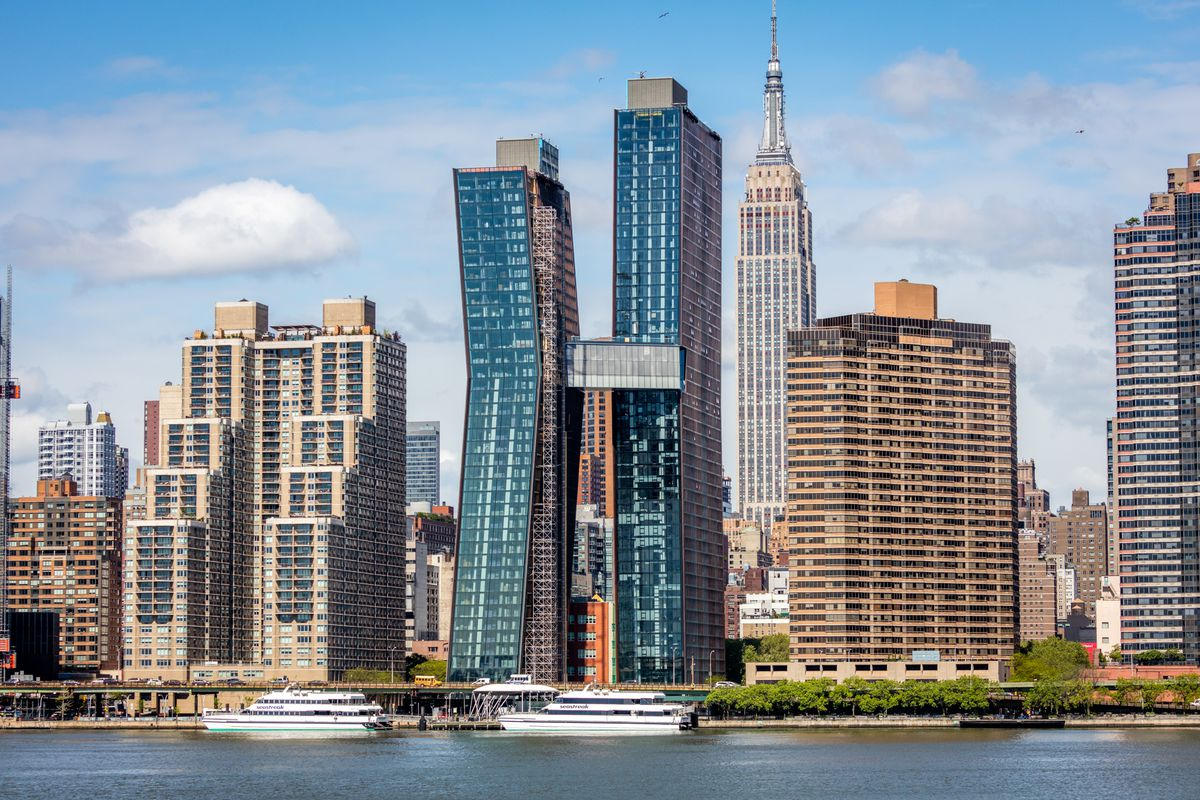
#> input picture Morfoloske_operacije/buildings.jpg, 1200 x 800 px
$ python otsu.py
#> lines starting #> are read from the running program, lines starting #| are printed output that depends on the picture; after the words box and inside, x2 and y2 are one past the last pixel; in counts of white or black regions, pixels touching at a corner belong together
import cv2
import numpy as np
import matplotlib.pyplot as plt

image = cv2.imread('buildings.jpg', cv2.IMREAD_GRAYSCALE)
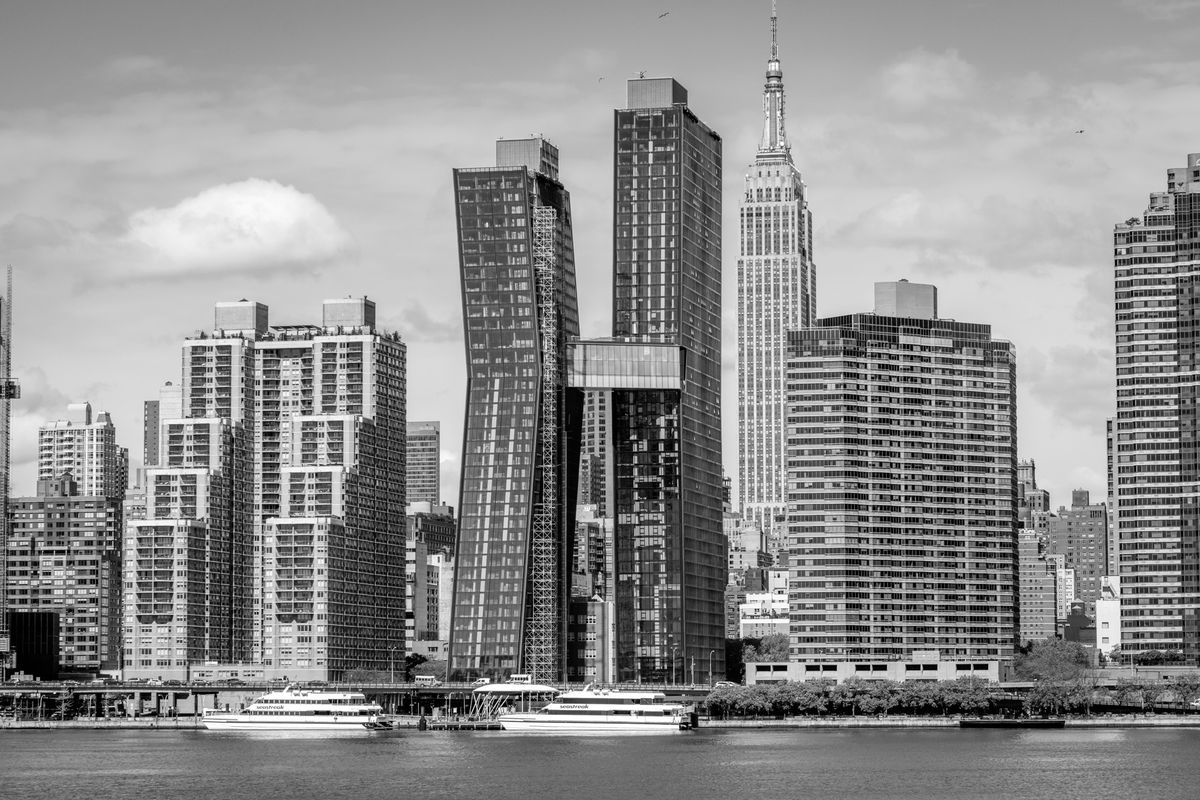
#> image: shape (800, 1200); min 0, max 255, mean 141.9

t, thresholded_image = cv2.threshold(image, 0, 255, cv2.THRESH_BINARY + cv2.THRESH_OTSU)
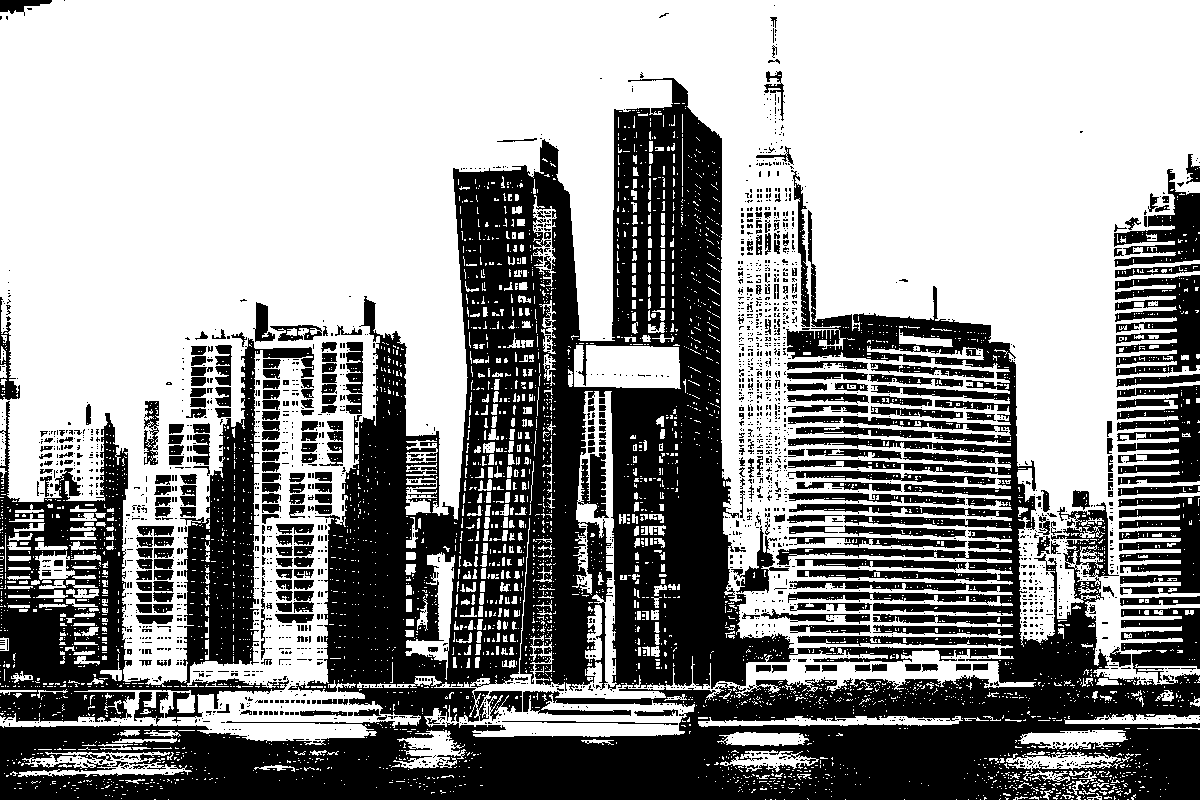
#> thresholded_image: shape (800, 1200); 59% white; 2360 black regions (2042 under 20 px), largest, box (x1, y1, x2, y2) and area: (0, 78, 1200, 800) 276830, (0, 338, 314, 723) 38783, (1115, 275, 1200, 376) 5501
#> t = 132


plt.hist(image.ravel(), bins=256, range=(0, 256))
plt.title("Histogram")
plt.xlabel("Pixel Intensity")
plt.ylabel("Frequency")
plt.show()
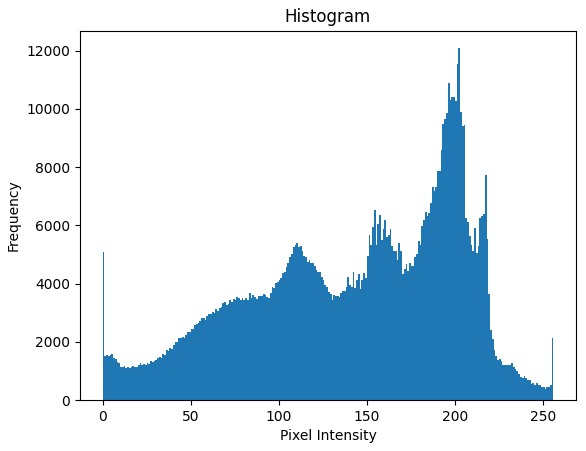
#> figure drawn by matplotlib, 1 panel; tallest bar 12085 high, from x = 202 to 203


cv2.imshow("Otsu Thresholding", thresholded_image)

$ run again, with Morfoloske_operacije/s58Hl.jpg copied over Morfoloske_operacije/buildings.jpg
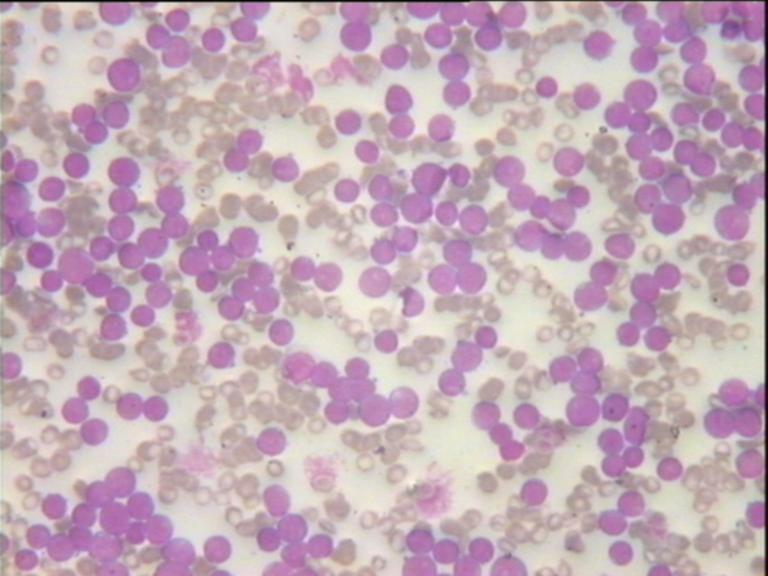
#> input picture Morfoloske_operacije/s58Hl.jpg, 768 x 576 px
#> `t, thresholded_image = cv2.threshold(image, 0, 255, cv2.THRESH_BINARY ..`:
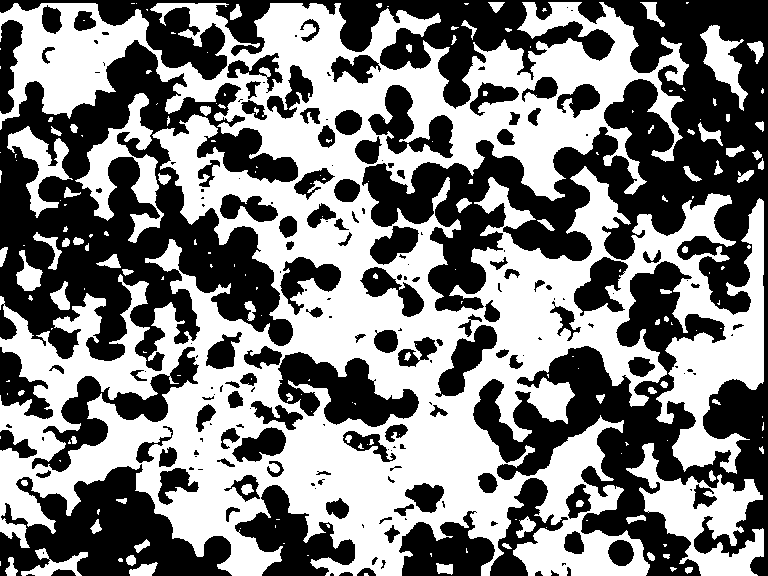
#> thresholded_image: shape (576, 768); 50% white; 194 white regions (108 under 20 px), largest, box (x1, y1, x2, y2) and area: (0, 2, 764, 576) 198450, (626, 443, 764, 576) 7119, (75, 93, 164, 243) 4206
#> t = 180
#> `plt.show()`:
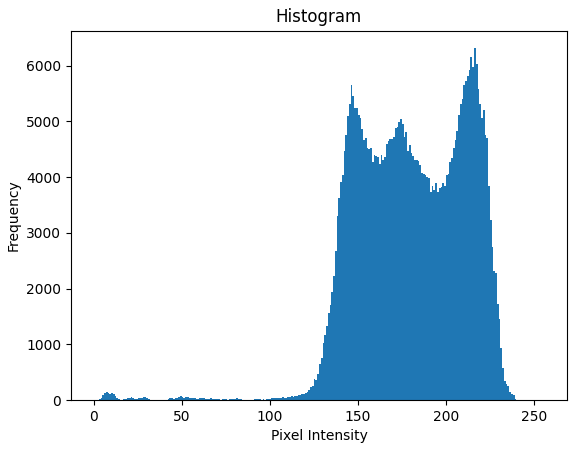
#> figure drawn by matplotlib, 1 panel; tallest bar 6311 high, from x = 216 to 217
